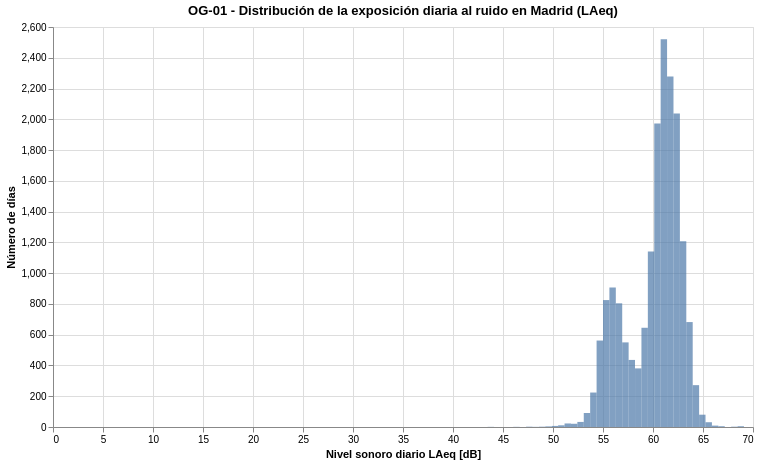

Notebook source saved alongside this figure:
### Code cell
hist_og_01 = (
    alt.Chart(df_hist_og_01)
    .mark_rect(opacity=0.7)
    .encode(
        x=alt.X(
            "bin_start:Q",
            title="Nivel sonoro diario LAeq [dB]"
        ),
        x2=alt.X2("bin_end:Q"),
        y=alt.Y(
            "conteo:Q",
            title="Número de días"
        ),
        tooltip=[
            alt.Tooltip("conteo:Q", title="Días")
        ]
    )
    .properties(
        width=700,
        height=400,
        title="OG-01 - Distribución de la exposición diaria al ruido en Madrid (LAeq)"
    )
    .interactive()
)

hist_og_01

### Figure 1 — Vega-Lite specification as saved in the notebook (floating-point values rounded to 4 significant figures)
{"$schema": "https://vega.github.io/schema/vega-lite/v5.20.1.json", "config": {"view": {"continuousHeight": 300, "continuousWidth": 300}}, "data": {"name": "data-d4728cfd3948420384188e419a1864d7"}, "datasets": {"data-d4728cfd3948420384188e419a1864d7": [{"bin_end": 44.11, "bin_start": 43.46, "conteo": 1}, {"bin_end": 44.75, "bin_start": 44.11, "conteo": 0}, {"bin_end": 45.39, "bin_start": 44.75, "conteo": 0}, {"bin_end": 46.03, "bin_start": 45.39, "conteo": 0}, {"bin_end": 46.67, "bin_start": 46.03, "conteo": 1}, {"bin_end": 47.31, "bin_start": 46.67, "conteo": 0}, {"bin_end": 47.95, "bin_start": 47.31, "conteo": 2}, {"bin_end": 48.59, "bin_start": 47.95, "conteo": 1}, {"bin_end": 49.23, "bin_start": 48.59, "conteo": 2}, {"bin_end": 49.87, "bin_start": 49.23, "conteo": 4}, {"bin_end": 50.51, "bin_start": 49.87, "conteo": 7}, {"bin_end": 51.15, "bin_start": 50.51, "conteo": 11}, {"bin_end": 51.79, "bin_start": 51.15, "conteo": 23}, {"bin_end": 52.44, "bin_start": 51.79, "conteo": 21}, {"bin_end": 53.08, "bin_start": 52.44, "conteo": 33}, {"bin_end": 53.72, "bin_start": 53.08, "conteo": 91}, {"bin_end": 54.36, "bin_start": 53.72, "conteo": 224}, {"bin_end": 55.0, "bin_start": 54.36, "conteo": 562}, {"bin_end": 55.64, "bin_start": 55.0, "conteo": 825}, {"bin_end": 56.28, "bin_start": 55.64, "conteo": 906}, {"bin_end": 56.92, "bin_start": 56.28, "conteo": 804}, {"bin_end": 57.56, "bin_start": 56.92, "conteo": 550}, {"bin_end": 58.2, "bin_start": 57.56, "conteo": 436}, {"bin_end": 58.84, "bin_start": 58.2, "conteo": 381}, {"bin_end": 59.48, "bin_start": 58.84, "conteo": 645}, {"bin_end": 60.13, "bin_start": 59.48, "conteo": 1140}, {"bin_end": 60.77, "bin_start": 60.13, "conteo": 1972}, {"bin_end": 61.41, "bin_start": 60.77, "conteo": 2520}, {"bin_end": 62.05, "bin_start": 61.41, "conteo": 2278}, {"bin_end": 62.69, "bin_start": 62.05, "conteo": 2038}, {"bin_end": 63.33, "bin_start": 62.69, "conteo": 1208}, {"bin_end": 63.97, "bin_start": 63.33, "conteo": 682}, {"bin_end": 64.61, "bin_start": 63.97, "conteo": 272}, {"bin_end": 65.25, "bin_start": 64.61, "conteo": 80}, {"bin_end": 65.89, "bin_start": 65.25, "conteo": 31}, {"bin_end": 66.53, "bin_start": 65.89, "conteo": 9}, {"bin_end": 67.17, "bin_start": 66.53, "conteo": 5}, {"bin_end": 67.82, "bin_start": 67.17, "conteo": 0}, {"bin_end": 68.46, "bin_start": 67.82, "conteo": 2}, {"bin_end": 69.1, "bin_start": 68.46, "conteo": 5}]}, "encoding": {"tooltip": [{"field": "conteo", "title": "Días", "type": "quantitative"}], "x": {"field": "bin_start", "title": "Nivel sonoro diario LAeq [dB]", "type": "quantitative"}, "x2": {"field": "bin_end"}, "y": {"field": "conteo", "title": "Número de días", "type": "quantitative"}}, "height": 400, "mark": {"opacity": 0.7, "type": "rect"}, "params": [{"bind": "scales", "name": "param_5", "select": {"encodings": ["x", "y"], "type": "interval"}}], "title": "OG-01 - Distribución de la exposición diaria al ruido en Madrid (LAeq)", "width": 700}
